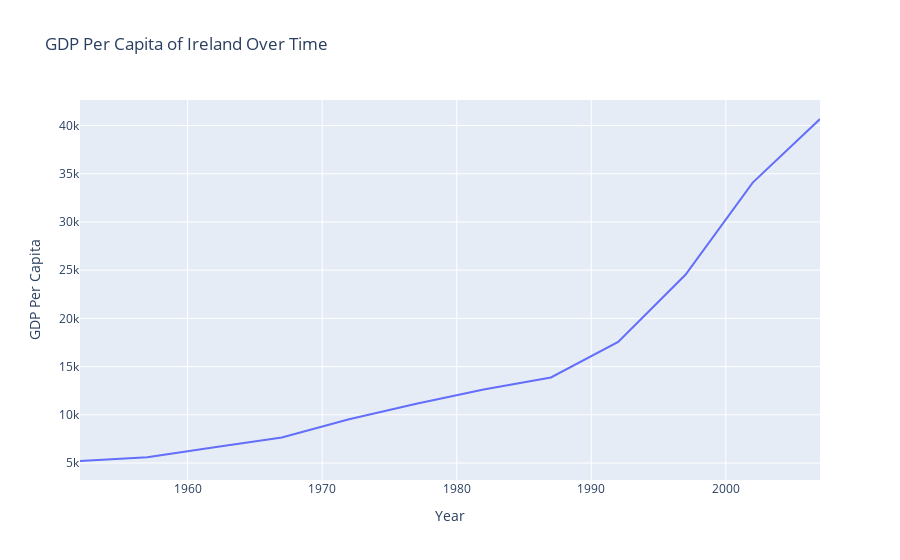

Write notebook code for a chart like this one.
### Markdown cell above
### Line chart using Plotly Graph Objects (go) with title and labelled axes

### Code cell
# Create a figure and add a line trace
fig = go.Figure()
fig.add_trace(go.Scatter(y=ireland_df['GDP Per Capita'], x=ireland_df['Year'], mode='lines'))

# Set layout options
fig.update_layout(
    title='GDP Per Capita of Ireland Over Time',
    xaxis_title='Year',
    yaxis_title='GDP Per Capita'
)

# Display the plot
fig.show()

### Figure 1 — Plotly figure (JSON) as saved in the notebook; plotly's stock layout.template omitted (floating-point values rounded to 4 significant figures)
{"data": [{"mode": "lines", "type": "scatter", "x": [1952, 1957, 1962, 1967, 1972, 1977, 1982, 1987, 1992, 1997, 2002, 2007], "y": [5210.0, 5599.0, 6632.0, 7656.0, 9531.0, 11150.0, 12620.0, 13870.0, 17560.0, 24520.0, 34080.0, 40680.0]}], "layout": {"title": {"text": "GDP Per Capita of Ireland Over Time"}, "xaxis": {"title": {"text": "Year"}}, "yaxis": {"title": {"text": "GDP Per Capita"}}}}
